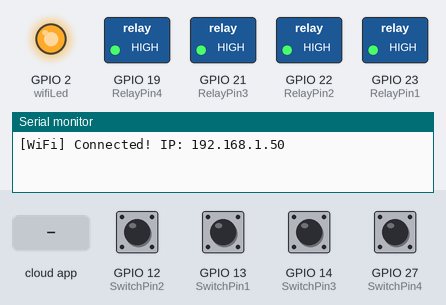
Recording of a sketch running on a simulated ESP32. On the bench: switched loads named in the sketch (green lamp = pin HIGH), output pins drawn as LEDs (lit = HIGH), the last lines printed to the serial monitor. Inputs (shaded band) come from the test bench; at power-on: GPIO 12 (SwitchPin2), GPIO 13 (SwitchPin1), GPIO 14 (SwitchPin3), GPIO 27 (SwitchPin4) HIGH. WiFi joins after 1.5 s; servers stay silent unless stated.

Above: at 2.7 s.
2.8 s: the phone or cloud app sets SWITCH_ID_NO_1_HERE to 1
At 3.2 s:
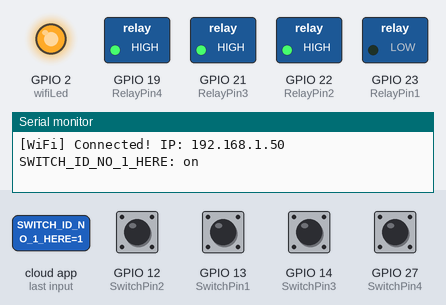
4.3 s: the phone or cloud app sets SWITCH_ID_NO_2_HERE to 1
At 5.5 s:
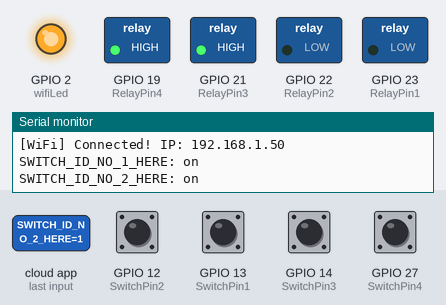
5.8 s: the phone or cloud app sets SWITCH_ID_NO_1_HERE to 0
At 6.7 s:
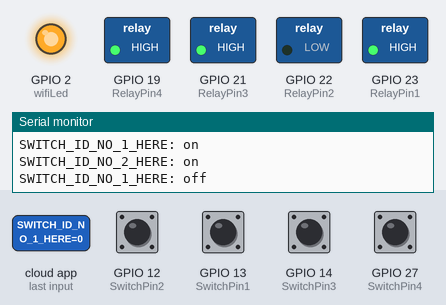
7.3 s: the phone or cloud app sets SWITCH_ID_NO_3_HERE to 1
At 7.9 s:
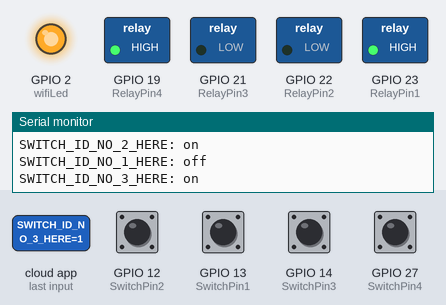
8.8 s: the phone or cloud app sets SWITCH_ID_NO_4_HERE to 1
At 10.0 s:
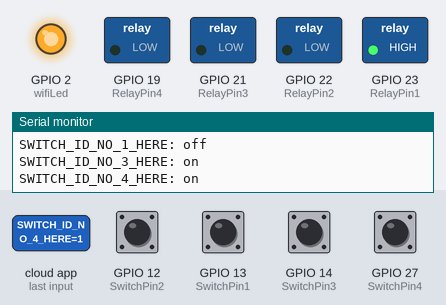
10.3 s: GPIO 12 (SwitchPin2) pulled LOW for 0.15 s
At 10.42 s:
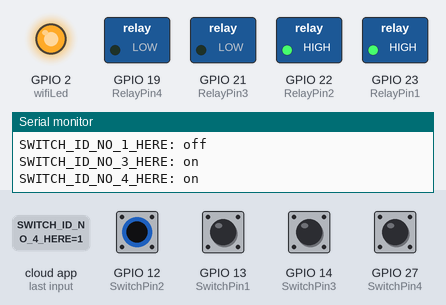
Timing chart, 0 to 13.0 s (numbered marks = the images above; inputs shaded):
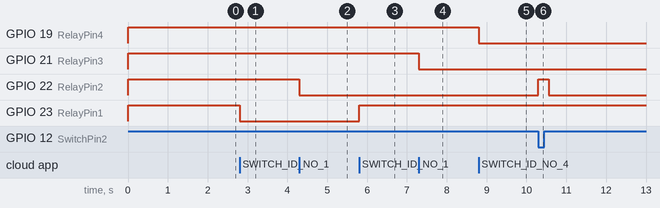

Measured:
- after the input at 2.8 s, GPIO 23 (RelayPin1): HIGH → LOW at once
- after the input at 4.3 s, GPIO 22 (RelayPin2): HIGH → LOW at once
- after the input at 5.8 s, GPIO 23 (RelayPin1): LOW → HIGH at once
- after the input at 7.3 s, GPIO 21 (RelayPin3): HIGH → LOW at once
- after the input at 8.8 s, GPIO 19 (RelayPin4): HIGH → LOW at once
- after the input at 10.3 s, GPIO 22 (RelayPin2): LOW → HIGH at once, → LOW 0.25 s later

The sketch:

TOGGLE_SWITCH_SINRIC_WIFI_MANAGER.ino
```cpp
/**********************************************************************************
 *  ESP32 + Sinric Pro + WiFiManager + Manual Switch/Button control (4 Relays)
 *  Dynamic WiFi config via WiFiManager (no hardcoded SSID/PASS)
 **********************************************************************************/

#include <Arduino.h>
#include <WiFi.h>
#include <WiFiManager.h>  // https://github.com/tzapu/WiFiManager
#include "SinricPro.h"
#include "SinricProSwitch.h"
#include <map>

// --- Sinric Pro Credentials ---
#define APP_KEY     "YOUR-APP-KEY"
#define APP_SECRET  "YOUR-APP-SECRET"

// Device IDs
#define device_ID_1 "SWITCH_ID_NO_1_HERE"
#define device_ID_2 "SWITCH_ID_NO_2_HERE"
#define device_ID_3 "SWITCH_ID_NO_3_HERE"
#define device_ID_4 "SWITCH_ID_NO_4_HERE"

// GPIO pin assignments
#define RelayPin1 23
#define RelayPin2 22
#define RelayPin3 21
#define RelayPin4 19

#define SwitchPin1 13
#define SwitchPin2 12
#define SwitchPin3 14
#define SwitchPin4 27

#define wifiLed 2  // Built-in LED

#define BAUD_RATE     9600
#define DEBOUNCE_TIME 250
//#define TACTILE_BUTTON 1

typedef struct {
  int relayPIN;
  int flipSwitchPIN;
} deviceConfig_t;

std::map<String, deviceConfig_t> devices = {
    {device_ID_1, {RelayPin1, SwitchPin1}},
    {device_ID_2, {RelayPin2, SwitchPin2}},
    {device_ID_3, {RelayPin3, SwitchPin3}},
    {device_ID_4, {RelayPin4, SwitchPin4}}
};

typedef struct {
  String deviceId;
  bool lastFlipSwitchState;
  unsigned long lastFlipSwitchChange;
} flipSwitchConfig_t;

std::map<int, flipSwitchConfig_t> flipSwitches;

void setupRelays() {
  for (auto &device : devices) {
    pinMode(device.second.relayPIN, OUTPUT);
    digitalWrite(device.second.relayPIN, HIGH);
  }
}

void setupFlipSwitches() {
  for (auto &device : devices) {
    flipSwitchConfig_t cfg;
    cfg.deviceId = device.first;
    cfg.lastFlipSwitchChange = 0;
    cfg.lastFlipSwitchState = true;
    int pin = device.second.flipSwitchPIN;
    flipSwitches[pin] = cfg;
    pinMode(pin, INPUT_PULLUP);
  }
}

bool onPowerState(String deviceId, bool &state) {
  Serial.printf("%s: %s\r\n", deviceId.c_str(), state ? "on" : "off");
  int relayPIN = devices[deviceId].relayPIN;
  digitalWrite(relayPIN, !state);
  return true;
}

void handleFlipSwitches() {
  unsigned long now = millis();
  for (auto &sw : flipSwitches) {
    if (now - sw.second.lastFlipSwitchChange > DEBOUNCE_TIME) {
      int pin = sw.first;
      bool lastState = sw.second.lastFlipSwitchState;
      bool state = digitalRead(pin);
      if (state != lastState) {
#ifdef TACTILE_BUTTON
        if (state) {
#endif
          sw.second.lastFlipSwitchChange = now;
          String deviceId = sw.second.deviceId;
          int relayPIN = devices[deviceId].relayPIN;
          bool newRelayState = !digitalRead(relayPIN);
          digitalWrite(relayPIN, newRelayState);
          SinricProSwitch &mySwitch = SinricPro[deviceId];
          mySwitch.sendPowerStateEvent(!newRelayState);
#ifdef TACTILE_BUTTON
        }
#endif
        sw.second.lastFlipSwitchState = state;
      }
    }
  }
}

void setupWiFi() {
  WiFiManager wm;
  wm.setConfigPortalTimeout(180); // Auto-close after 3 mins
  if (!wm.autoConnect("ESP32-SINRIC-WIFI-Setup", "12345678")) {
    Serial.println("⚠️ Failed to connect, restarting...");
    ESP.restart();
  }
  Serial.printf("[WiFi] Connected! IP: %s\r\n", WiFi.localIP().toString().c_str());
  digitalWrite(wifiLed, HIGH);
}

void setupSinricPro() {
  for (auto &device : devices) {
    SinricProSwitch &mySwitch = SinricPro[device.first.c_str()];
    mySwitch.onPowerState(onPowerState);
  }
  SinricPro.begin(APP_KEY, APP_SECRET);
  SinricPro.restoreDeviceStates(true);
}

void setup() {
  Serial.begin(BAUD_RATE);
  pinMode(wifiLed, OUTPUT);
  digitalWrite(wifiLed, LOW);
  setupRelays();
  setupFlipSwitches();
  setupWiFi();      // Dynamic WiFi via WiFiManager
  setupSinricPro();
}

void loop() {
  SinricPro.handle();
  handleFlipSwitches();
}
```
